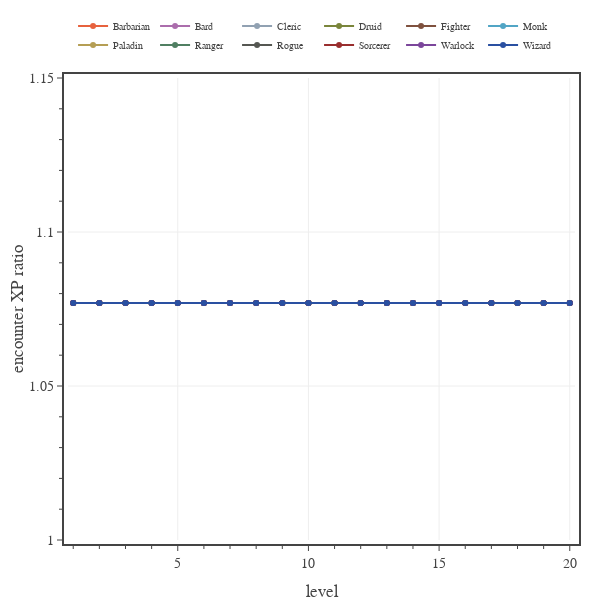

Here is the notebook cell this chart was saved with:
### Code cell
# Plots XP increase - +1 Armor Class
encounter_difficulty = 'Medium'
pc_data_file = f'./pc data - BL {encounter_difficulty} 2 short rests.json'
with open(pc_data_file, 'r') as fin:
    pc_data0 = json.load(fin)

pc_data_file = f'./pc data - AC +1 {encounter_difficulty} 2 short rests.json'
with open(pc_data_file, 'r') as fin:
    pc_data1 = json.load(fin)

# create figure
fig = go.Figure(
    layout=go.Layout(
        template=TFB_TEMPLATE,
        xaxis=dict(
            title_text='level',
            range=[0.8, 20.2],
            tick0=0, dtick=5,
            minor=dict(tick0=0, dtick=1),
        ),
        yaxis=dict(
            fixedrange=False,
            title_text='encounter XP ratio',
            range=[1.00, 1.15],
            tick0=0, dtick=0.05,
            minor=dict(tick0=0, dtick=0.01),
        ),
    )
)

# plot data
levels = np.array(range(1,21,1))
for pc in PC_CLASSES:
    eXP0 = np.array([x['encounter XP mean'] for x in pc_data0[pc]])
    eXP1 = np.array([x['encounter XP mean'] for x in pc_data1[pc]])

    fig.add_trace(go.Scatter(
        x=levels, 
        #y=(eXP1/eXP0),
        y=100*(eXP1/eXP0 - 1),
        mode='lines+markers', 
        line={'color': PC_CLASSES[pc]['color']},
        unselected=dict(marker=dict(opacity=0.0)),
        name=pc,
        hovertemplate=
            '<b>'+pc+'</b><br>'+
            'lvl %{x}<br>'+
            'XP increase %{y:.1f}%'+
            '<extra></extra>'
    ))

# show figure
fig.update_layout(width=600, height=600)
fig.show(config=TFB_CONFIG)

# save figures
if SAVEFIGS:
    fig.update_layout(autosize=True, width=None, height=None)
    save_fig_html(fig, format='large', name=f'./fig-encounter-xp-armor-bonus-large', style='aspect-ratio:600/600')
    save_fig_html(fig, format='small', name=f'./fig-encounter-xp-armor-bonus-small', style='aspect-ratio:600/600')

### Figure 1 — Plotly figure (JSON) as saved in the notebook; plotly's stock layout.template omitted (floating-point values rounded to 4 significant figures)
{"data": [{"hovertemplate": "<b>Barbarian</b><br>lvl %{x}<br>XP ratio %{y:.3f}<extra></extra>", "line": {"color": "#E7623E"}, "mode": "lines+markers", "name": "Barbarian", "type": "scatter", "unselected": {"marker": {"opacity": 0}}, "x": [1, 2, 3, 4, 5, 6, 7, 8, 9, 10, 11, 12, 13, 14, 15, 16, 17, 18, 19, 20], "y": [1.077, 1.077, 1.077, 1.077, 1.077, 1.077, 1.077, 1.077, 1.077, 1.077, 1.077, 1.077, 1.077, 1.077, 1.077, 1.077, 1.077, 1.077, 1.077, 1.077]}, {"hovertemplate": "<b>Bard</b><br>lvl %{x}<br>XP ratio %{y:.3f}<extra></extra>", "line": {"color": "#AB6DAC"}, "mode": "lines+markers", "name": "Bard", "type": "scatter", "unselected": {"marker": {"opacity": 0}}, "x": [1, 2, 3, 4, 5, 6, 7, 8, 9, 10, 11, 12, 13, 14, 15, 16, 17, 18, 19, 20], "y": [1.077, 1.077, 1.077, 1.077, 1.077, 1.077, 1.077, 1.077, 1.077, 1.077, 1.077, 1.077, 1.077, 1.077, 1.077, 1.077, 1.077, 1.077, 1.077, 1.077]}, {"hovertemplate": "<b>Cleric</b><br>lvl %{x}<br>XP ratio %{y:.3f}<extra></extra>", "line": {"color": "#91A1B2"}, "mode": "lines+markers", "name": "Cleric", "type": "scatter", "unselected": {"marker": {"opacity": 0}}, "x": [1, 2, 3, 4, 5, 6, 7, 8, 9, 10, 11, 12, 13, 14, 15, 16, 17, 18, 19, 20], "y": [1.077, 1.077, 1.077, 1.077, 1.077, 1.077, 1.077, 1.077, 1.077, 1.077, 1.077, 1.077, 1.077, 1.077, 1.077, 1.077, 1.077, 1.077, 1.077, 1.077]}, {"hovertemplate": "<b>Druid</b><br>lvl %{x}<br>XP ratio %{y:.3f}<extra></extra>", "line": {"color": "#7A853B"}, "mode": "lines+markers", "name": "Druid", "type": "scatter", "unselected": {"marker": {"opacity": 0}}, "x": [1, 2, 3, 4, 5, 6, 7, 8, 9, 10, 11, 12, 13, 14, 15, 16, 17, 18, 19, 20], "y": [1.077, 1.077, 1.077, 1.077, 1.077, 1.077, 1.077, 1.077, 1.077, 1.077, 1.077, 1.077, 1.077, 1.077, 1.077, 1.077, 1.077, 1.077, 1.077, 1.077]}, {"hovertemplate": "<b>Fighter</b><br>lvl %{x}<br>XP ratio %{y:.3f}<extra></extra>", "line": {"color": "#7F513E"}, "mode": "lines+markers", "name": "Fighter", "type": "scatter", "unselected": {"marker": {"opacity": 0}}, "x": [1, 2, 3, 4, 5, 6, 7, 8, 9, 10, 11, 12, 13, 14, 15, 16, 17, 18, 19, 20], "y": [1.077, 1.077, 1.077, 1.077, 1.077, 1.077, 1.077, 1.077, 1.077, 1.077, 1.077, 1.077, 1.077, 1.077, 1.077, 1.077, 1.077, 1.077, 1.077, 1.077]}, {"hovertemplate": "<b>Monk</b><br>lvl %{x}<br>XP ratio %{y:.3f}<extra></extra>", "line": {"color": "#51A5C5"}, "mode": "lines+markers", "name": "Monk", "type": "scatter", "unselected": {"marker": {"opacity": 0}}, "x": [1, 2, 3, 4, 5, 6, 7, 8, 9, 10, 11, 12, 13, 14, 15, 16, 17, 18, 19, 20], "y": [1.077, 1.077, 1.077, 1.077, 1.077, 1.077, 1.077, 1.077, 1.077, 1.077, 1.077, 1.077, 1.077, 1.077, 1.077, 1.077, 1.077, 1.077, 1.077, 1.077]}, {"hovertemplate": "<b>Paladin</b><br>lvl %{x}<br>XP ratio %{y:.3f}<extra></extra>", "line": {"color": "#B59E54"}, "mode": "lines+markers", "name": "Paladin", "type": "scatter", "unselected": {"marker": {"opacity": 0}}, "x": [1, 2, 3, 4, 5, 6, 7, 8, 9, 10, 11, 12, 13, 14, 15, 16, 17, 18, 19, 20], "y": [1.077, 1.077, 1.077, 1.077, 1.077, 1.077, 1.077, 1.077, 1.077, 1.077, 1.077, 1.077, 1.077, 1.077, 1.077, 1.077, 1.077, 1.077, 1.077, 1.077]}, {"hovertemplate": "<b>Ranger</b><br>lvl %{x}<br>XP ratio %{y:.3f}<extra></extra>", "line": {"color": "#507F62"}, "mode": "lines+markers", "name": "Ranger", "type": "scatter", "unselected": {"marker": {"opacity": 0}}, "x": [1, 2, 3, 4, 5, 6, 7, 8, 9, 10, 11, 12, 13, 14, 15, 16, 17, 18, 19, 20], "y": [1.077, 1.077, 1.077, 1.077, 1.077, 1.077, 1.077, 1.077, 1.077, 1.077, 1.077, 1.077, 1.077, 1.077, 1.077, 1.077, 1.077, 1.077, 1.077, 1.077]}, {"hovertemplate": "<b>Rogue</b><br>lvl %{x}<br>XP ratio %{y:.3f}<extra></extra>", "line": {"color": "#555752"}, "mode": "lines+markers", "name": "Rogue", "type": "scatter", "unselected": {"marker": {"opacity": 0}}, "x": [1, 2, 3, 4, 5, 6, 7, 8, 9, 10, 11, 12, 13, 14, 15, 16, 17, 18, 19, 20], "y": [1.077, 1.077, 1.077, 1.077, 1.077, 1.077, 1.077, 1.077, 1.077, 1.077, 1.077, 1.077, 1.077, 1.077, 1.077, 1.077, 1.077, 1.077, 1.077, 1.077]}, {"hovertemplate": "<b>Sorcerer</b><br>lvl %{x}<br>XP ratio %{y:.3f}<extra></extra>", "line": {"color": "#992E2E"}, "mode": "lines+markers", "name": "Sorcerer", "type": "scatter", "unselected": {"marker": {"opacity": 0}}, "x": [1, 2, 3, 4, 5, 6, 7, 8, 9, 10, 11, 12, 13, 14, 15, 16, 17, 18, 19, 20], "y": [1.077, 1.077, 1.077, 1.077, 1.077, 1.077, 1.077, 1.077, 1.077, 1.077, 1.077, 1.077, 1.077, 1.077, 1.077, 1.077, 1.077, 1.077, 1.077, 1.077]}, {"hovertemplate": "<b>Warlock</b><br>lvl %{x}<br>XP ratio %{y:.3f}<extra></extra>", "line": {"color": "#7B469B"}, "mode": "lines+markers", "name": "Warlock", "type": "scatter", "unselected": {"marker": {"opacity": 0}}, "x": [1, 2, 3, 4, 5, 6, 7, 8, 9, 10, 11, 12, 13, 14, 15, 16, 17, 18, 19, 20], "y": [1.077, 1.077, 1.077, 1.077, 1.077, 1.077, 1.077, 1.077, 1.077, 1.077, 1.077, 1.077, 1.077, 1.077, 1.077, 1.077, 1.077, 1.077, 1.077, 1.077]}, {"hovertemplate": "<b>Wizard</b><br>lvl %{x}<br>XP ratio %{y:.3f}<extra></extra>", "line": {"color": "#2A50A1"}, "mode": "lines+markers", "name": "Wizard", "type": "scatter", "unselected": {"marker": {"opacity": 0}}, "x": [1, 2, 3, 4, 5, 6, 7, 8, 9, 10, 11, 12, 13, 14, 15, 16, 17, 18, 19, 20], "y": [1.077, 1.077, 1.077, 1.077, 1.077, 1.077, 1.077, 1.077, 1.077, 1.077, 1.077, 1.077, 1.077, 1.077, 1.077, 1.077, 1.077, 1.077, 1.077, 1.077]}], "layout": {"height": 600, "width": 600, "xaxis": {"dtick": 5, "minor": {"dtick": 1, "tick0": 0}, "range": [0.8, 20.2], "tick0": 0, "title": {"text": "level"}}, "yaxis": {"dtick": 0.05, "fixedrange": false, "minor": {"dtick": 0.01, "tick0": 0}, "range": [1, 1.15], "tick0": 0, "title": {"text": "encounter XP ratio"}}}}
